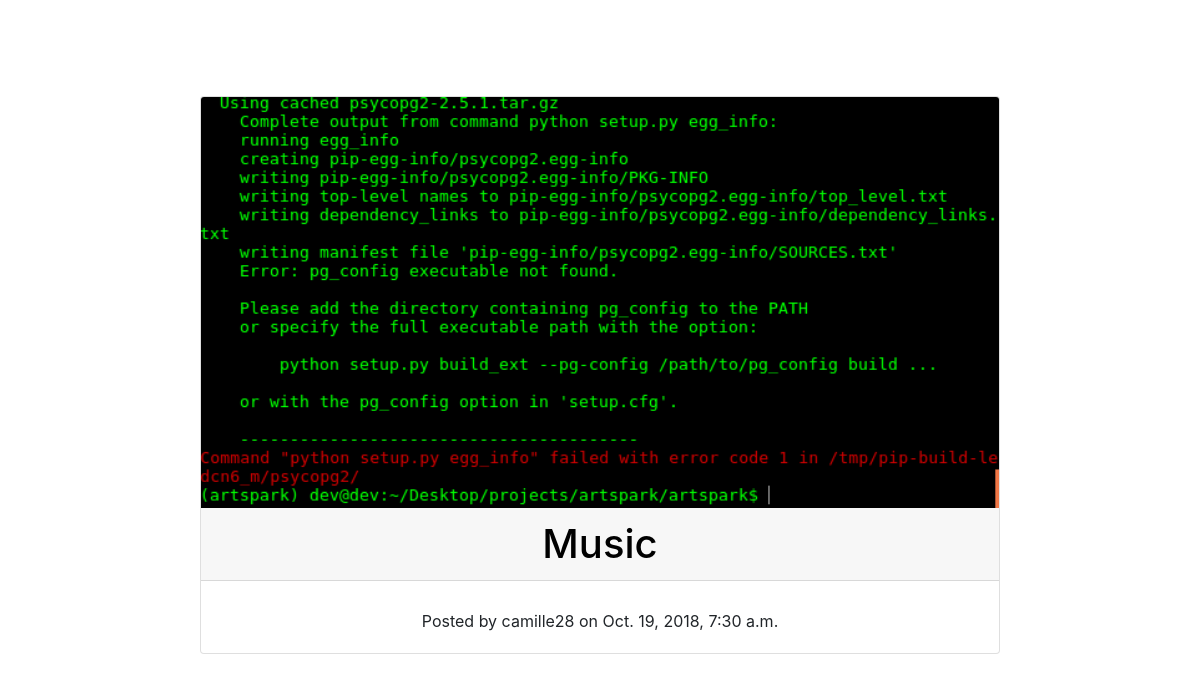
The page /category_page/music/ (signed in) on the database as committed earlier.
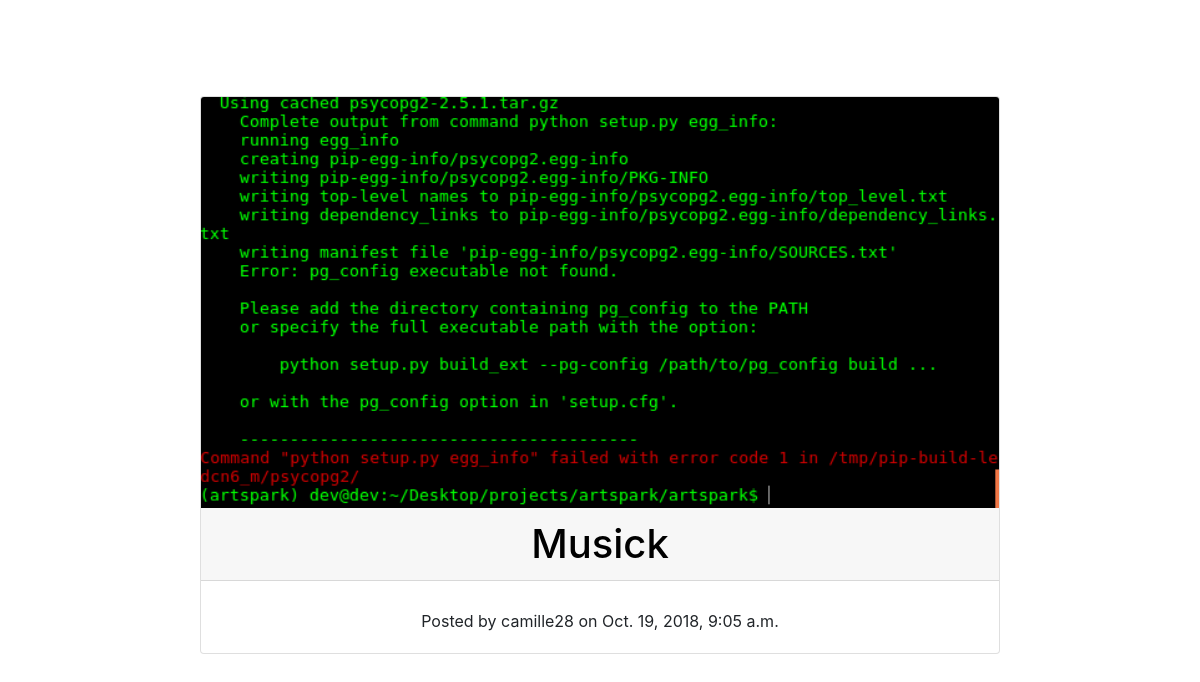
The same page on the database as committed later.
### mainblog/models.py (models this page shows, shortened)
class Post(models.Model):
    title = models.CharField(max_length=50)
    author = models.ForeignKey(User, on_delete=models.CASCADE)
    date_added = models.DateTimeField(auto_now_add=True)
    date_mod = models.DateTimeField(null=True)
    text = models.TextField(null=True)
    is_archived = models.BooleanField(default=False)
    cover_image = models.ImageField(upload_to='cover_images/')
    is_draft = models.BooleanField(default=False)
    category = models.ForeignKey("Category", on_delete=models.CASCADE)
    tag = models.ManyToManyField(Tag)

### mainblog/views.py (the view)
# urls.py: path('category_page/<slug:slug>/', views.category_page, name='category_page'),
@login_required
def category_page(request, slug):
    get_category = get_object_or_404(Category, slug=slug)
    posts = Post.objects.filter(category=get_category)
    return render(request, 'category_post.html', {'get_category': get_category,'posts': posts})

### templates/category_post.html (shortened to what this page needs)
{% extends 'base.html' %}
{% block content %}
<center>
    <div class="card" style="width: 50rem; margin-top: 8%;">
        {% for post in posts %}
        <img class="card-img-top" src = "{{ post.cover_image.url }}">
        <h1 class="card-header"> <a style="text-decoration: none; color:black;" href="{% url 'blog_post' post.id %}">{{ post.title }}</a> </h1>
            <div class="card-body">
                    <p class="card-text">Posted by  {{ post.author }} on  {{ post.date_added}} </p>
             </div>
        {% endfor %}
        </div>
</center>
{% endblock %}

### templates/base.html (shortened to what this page needs)
{% load static %}
<!DOCTYPE html>
<html>
<head>
    <link rel="stylesheet" href="{% static 'css/bootstrap.min.css'%}" type="text/css">
    <link rel="stylesheet" href="{% static 'css/style.css' %}" type="text/css">
</head>
<body>
{% block content %}
{% endblock %}
</body>
</html>

Rows that differ between the two databases and show on the page:
changed Post "camille28": title "Music" → "Musick"; date_added "Oct. 19, 2018, 7:30 a.m." → "Oct. 19, 2018, 9:05 a.m."
